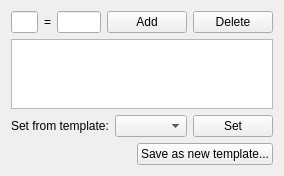
             <widget class="QWidget" name="page_4">
              <property name="geometry">
               <rect>
                <x>0</x>
                <y>0</y>
                <width>232</width>
                <height>164</height>
               </rect>
              </property>
              <attribute name="label">
               <string>Configure options</string>
              </attribute>
              <layout class="QVBoxLayout" name="verticalLayout_2">
               <item>
                <layout class="QHBoxLayout" name="horizontalLayout_2">
                 <item>
                  <widget class="QLineEdit" name="keyNameEdit">
                   <property name="font">
                    <font>
                     <pointsize>7</pointsize>
                     <italic>true</italic>
                    </font>
                   </property>
                   <property name="toolTip">
                    <string>Key name</string>
                   </property>
                   <property name="text">
                    <string/>
                   </property>
                  </widget>
                 </item>
                 <item>
                  <widget class="QLabel" name="label_8">
                   <property name="text">
                    <string>=</string>
                   </property>
                  </widget>
                 </item>
                 <item>
                  <widget class="QLineEdit" name="keyValueEdit">
                   <property name="font">
                    <font>
                     <italic>true</italic>
                    </font>
                   </property>
                   <property name="toolTip">
                    <string>Key value</string>
                   </property>
                   <property name="text">
                    <string/>
                   </property>
                  </widget>
                 </item>
                 <item>
                  <widget class="QPushButton" name="keyAddButton">
                   <property name="text">
                    <string>Add</string>
                   </property>
                  </widget>
                 </item>
                 <item>
                  <widget class="QPushButton" name="keyDeleteButton">
                   <property name="text">
                    <string>Delete</string>
                   </property>
                  </widget>
                 </item>
                </layout>
               </item>
               <item>
                <widget class="QTableWidget" name="compilationOptionsTableWidget">
                 <property name="editTriggers">
                  <set>QAbstractItemView::NoEditTriggers</set>
                 </property>
                 <property name="selectionMode">
                  <enum>QAbstractItemView::SingleSelection</enum>
                 </property>
                 <property name="selectionBehavior">
                  <enum>QAbstractItemView::SelectRows</enum>
                 </property>
                </widget>
               </item>
               <item>
                <layout class="QHBoxLayout" name="horizontalLayout_3">
                 <item>
                  <widget class="QLabel" name="setFromTemplateLabel">
                   <property name="text">
                    <string>Set from template:</string>
                   </property>
                  </widget>
                 </item>
                 <item>
                  <widget class="QComboBox" name="configTemplateComboBox">
                   <property name="sizePolicy">
                    <sizepolicy hsizetype="Expanding" vsizetype="Fixed">
                     <horstretch>0</horstretch>
                     <verstretch>0</verstretch>
                    </sizepolicy>
                   </property>
                  </widget>
                 </item>
                 <item>
                  <widget class="QPushButton" name="setConfigTemplateButton">
                   <property name="text">
                    <string>Set</string>
                   </property>
                  </widget>
                 </item>
                </layout>
               </item>
               <item>
                <layout class="QHBoxLayout" name="horizontalLayout_4">
                 <item>
                  <spacer name="horizontalSpacer">
                   <property name="orientation">
                    <enum>Qt::Horizontal</enum>
                   </property>
                   <property name="sizeHint" stdset="0">
                    <size>
                     <width>40</width>
                     <height>20</height>
                    </size>
                   </property>
                  </spacer>
                 </item>
                 <item>
                  <widget class="QPushButton" name="saveConfigTemplateButton">
                   <property name="text">
                    <string>Save as new template...</string>
                   </property>
                  </widget>
                 </item>
                </layout>
               </item>
              </layout>
             </widget>
